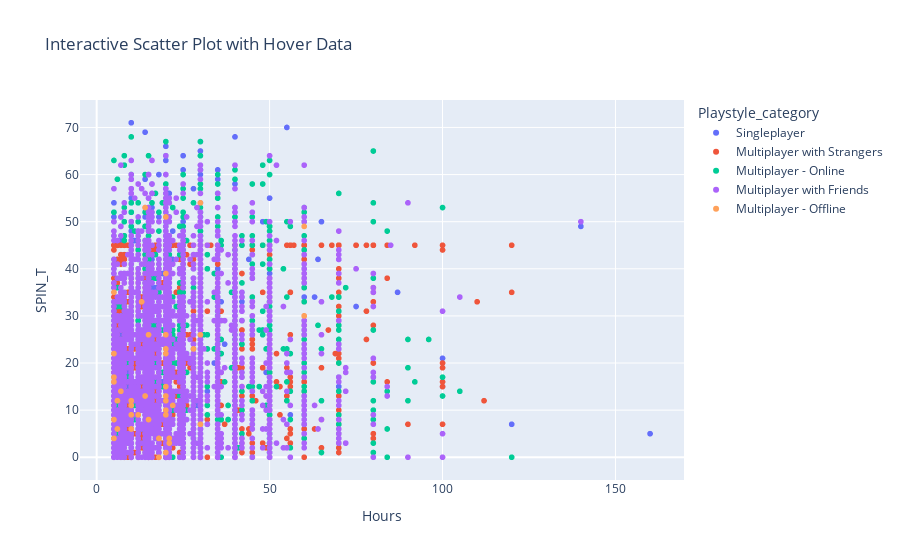

Here is the notebook cell this chart was saved with:
### Code cell
import plotly.express as px

# Example: Interactive scatter plot with Plotly
fig = px.scatter(df, x="Hours", y="SPIN_T", color="Playstyle_category", 
                 hover_data=['GAD_T', 'SWL_T'], 
                 title="Interactive Scatter Plot with Hover Data")
fig.show()

### Figure 1 — Plotly figure (JSON) as saved in the notebook; plotly's stock layout.template omitted (floating-point values rounded to 4 significant figures; data arrays with more than 128 entries replaced by an {"elided": "..."} marker saying what was removed)
{"data": [{"customdata": {"elided": "673x2 int values"}, "hovertemplate": "Playstyle_category=Singleplayer<br>Hours=%{x}<br>SPIN_T=%{y}<br>GAD_T=%{customdata[0]}<br>SWL_T=%{customdata[1]}<extra></extra>", "legendgroup": "Singleplayer", "marker": {"color": "#636efa", "symbol": "circle"}, "mode": "markers", "name": "Singleplayer", "showlegend": true, "type": "scattergl", "x": {"elided": "673 int values"}, "xaxis": "x", "y": {"elided": "673 int values"}, "yaxis": "y"}, {"customdata": {"elided": "3665x2 int values"}, "hovertemplate": "Playstyle_category=Multiplayer with Strangers<br>Hours=%{x}<br>SPIN_T=%{y}<br>GAD_T=%{customdata[0]}<br>SWL_T=%{customdata[1]}<extra></extra>", "legendgroup": "Multiplayer with Strangers", "marker": {"color": "#EF553B", "symbol": "circle"}, "mode": "markers", "name": "Multiplayer with Strangers", "showlegend": true, "type": "scattergl", "x": {"elided": "3665 int values"}, "xaxis": "x", "y": {"elided": "3665 int values"}, "yaxis": "y"}, {"customdata": {"elided": "2426x2 int values"}, "hovertemplate": "Playstyle_category=Multiplayer - Online<br>Hours=%{x}<br>SPIN_T=%{y}<br>GAD_T=%{customdata[0]}<br>SWL_T=%{customdata[1]}<extra></extra>", "legendgroup": "Multiplayer - Online", "marker": {"color": "#00cc96", "symbol": "circle"}, "mode": "markers", "name": "Multiplayer - Online", "showlegend": true, "type": "scattergl", "x": {"elided": "2426 int values"}, "xaxis": "x", "y": {"elided": "2426 int values"}, "yaxis": "y"}, {"customdata": {"elided": "5140x2 int values"}, "hovertemplate": "Playstyle_category=Multiplayer with Friends<br>Hours=%{x}<br>SPIN_T=%{y}<br>GAD_T=%{customdata[0]}<br>SWL_T=%{customdata[1]}<extra></extra>", "legendgroup": "Multiplayer with Friends", "marker": {"color": "#ab63fa", "symbol": "circle"}, "mode": "markers", "name": "Multiplayer with Friends", "showlegend": true, "type": "scattergl", "x": {"elided": "5140 int values"}, "xaxis": "x", "y": {"elided": "5140 int values"}, "yaxis": "y"}, {"customdata": [[1, 25], [0, 31], [2, 20], [4, 24], [1, 26], [1, 35], [16, 6], [0, 24], [4, 23], [0, 30], [3, 35], [4, 12], [6, 7], [17, 19], [8, 23], [6, 15], [4, 18], [1, 28], [12, 21], [4, 25], [4, 19], [0, 27], [0, 25], [10, 11], [2, 28], [5, 23], [0, 26], [3, 11], [11, 24], [0, 29], [6, 15], [20, 13], [2, 17], [1, 31], [6, 32], [1, 30], [1, 13], [0, 19], [2, 30], [5, 21], [5, 31], [0, 29], [0, 15]], "hovertemplate": "Playstyle_category=Multiplayer - Offline<br>Hours=%{x}<br>SPIN_T=%{y}<br>GAD_T=%{customdata[0]}<br>SWL_T=%{customdata[1]}<extra></extra>", "legendgroup": "Multiplayer - Offline", "marker": {"color": "#FFA15A", "symbol": "circle"}, "mode": "markers", "name": "Multiplayer - Offline", "showlegend": true, "type": "scattergl", "x": [6, 10, 13, 10, 18, 10, 60, 12, 5, 10, 10, 5, 60, 14, 5, 20, 6, 7, 5, 5, 28, 6, 21, 20, 22, 20, 20, 20, 30, 5, 30, 20, 15, 20, 21, 20, 20, 20, 14, 15, 18, 30, 20], "xaxis": "x", "y": [12, 6, 33, 11, 4, 11, 49, 9, 22, 12, 9, 17, 30, 53, 16, 22, 12, 14, 35, 8, 23, 6, 3, 51, 11, 23, 12, 26, 54, 4, 26, 39, 8, 9, 4, 10, 13, 15, 13, 26, 0, 7, 1], "yaxis": "y"}], "layout": {"legend": {"title": {"text": "Playstyle_category"}, "tracegroupgap": 0}, "title": {"text": "Interactive Scatter Plot with Hover Data"}, "xaxis": {"anchor": "y", "domain": [0, 1], "title": {"text": "Hours"}}, "yaxis": {"anchor": "x", "domain": [0, 1], "title": {"text": "SPIN_T"}}}}
